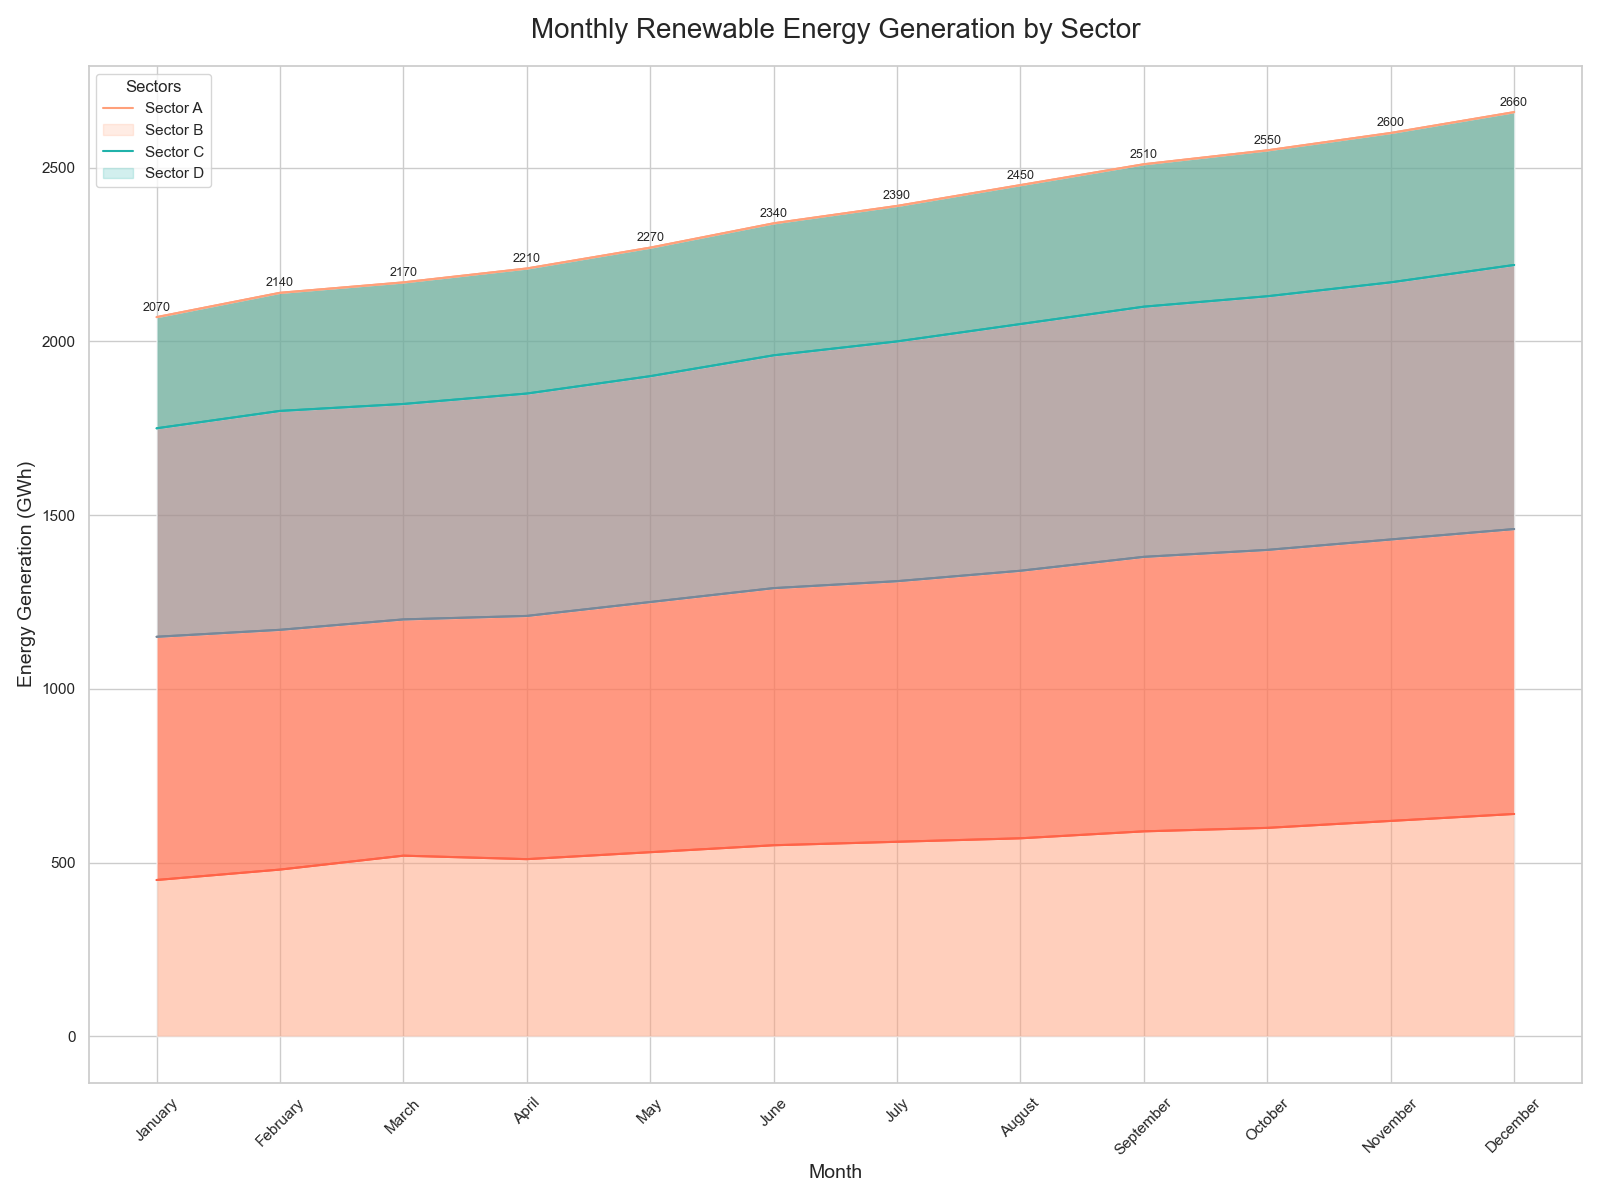

Recreate this plot in Python.

import pandas as pd
import seaborn as sns
import matplotlib.pyplot as plt

# Data in a Python dictionary
data = {
    'Month': ['January', 'February', 'March', 'April', 'May', 'June', 'July', 'August', 'September', 'October', 'November', 'December'],
    'Sector A': [450, 480, 520, 510, 530, 550, 560, 570, 590, 600, 620, 640],
    'Sector B': [700, 690, 680, 700, 720, 740, 750, 770, 790, 800, 810, 820],
    'Sector C': [600, 630, 620, 640, 650, 670, 690, 710, 720, 730, 740, 760],
    'Sector D': [320, 340, 350, 360, 370, 380, 390, 400, 410, 420, 430, 440]
}

# Create a DataFrame
df = pd.DataFrame(data)
df.index = df['Month']
df.drop('Month', axis=1, inplace=True)

# Plotting the stacked area chart
plt.figure(figsize=(16, 12))
pal = ['#FFA07A', '#20B2AA', '#778899', '#FF6347']

# Cumulate the values
df_cum = df.cumsum(axis=1)

# Plot the categories in reverse order
category_names = df.columns[::-1]
for i, column in enumerate(category_names):
    sns.lineplot(data=df_cum, x=df.index, y=column, color=pal[i])

# Fill the area between the lines
for i, column in enumerate(category_names):
    if i == 0:
        sns.lineplot(data=df_cum, x=df.index, y=column, color=pal[i])
        plt.fill_between(df.index, 0, df_cum[column], facecolor=pal[i], alpha=0.5)
    else:
        sns.lineplot(data=df_cum, x=df.index, y=column, color=pal[i])
        plt.fill_between(df.index, df_cum[category_names[i - 1]], df_cum[column], facecolor=pal[i], alpha=0.5)

# Add annotations
for i, value in enumerate(df_cum['Sector D']):
    plt.text(i, value + 10, f"{value}", ha='center', va='bottom', fontsize=9)

# Customize the chart
plt.title('Monthly Renewable Energy Generation by Sector', fontsize=20, pad=20)
plt.xticks(rotation=45)
plt.xlabel('Month', fontsize=14)
plt.ylabel('Energy Generation (GWh)', fontsize=14)
plt.legend(title='Sectors', labels=df.columns, loc='upper left')
plt.tight_layout()
plt.show()
